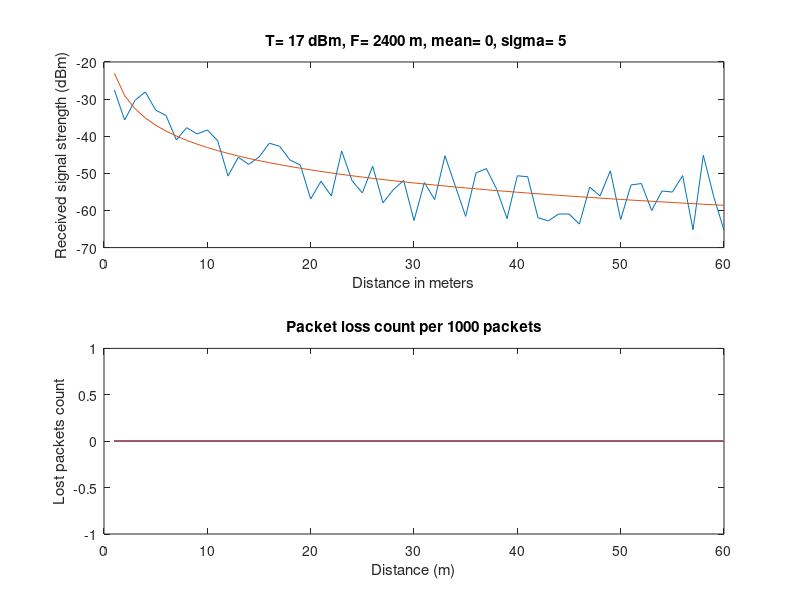

Reproduce this figure in MATLAB.
function x = probability()
    T = 17;
    Dth = -87;        % Dbm, Threshold for a successful message receipt.
    N = 60;
    F = 2400;
    mmean = 0;
    sigma = 5;
    recv = zeros(1,N);
    for i=1:N
        recv(i) = helper(T, i, F, mmean, sigma);
    end
    subplot(2,1,1)
    plot(recv);
    hold on;
    for i=1:N
        recv(i) = helper(T, i, F, mmean, 0);
    end
    plot(recv)
    hold off;
    xlabel("Distance in meters");
    ylabel("Received signal strength (dBm)");
    title([' T= ', num2str(T), ' dBm, F= ', num2str(F), ' m, mean= ', num2str(mmean), ', sigma= ', num2str(sigma)]);
    subplot(2,1,2)
    %dsts = [10, sqrt(2) * 10, 20, sqrt(2) * 20, 30, 30 * sqrt(2)];
    dsts = 1:N;
    arrrs = zeros(length(dsts));
    for j = 1: length(dsts)
        arrr = zeros(1,1000);
        for i= 1:1000
            p = helper(T, dsts(j), F, mmean, sigma);
            if p > Dth
                arrr(i) = 1;
            else
                arrr(i) = 0;
            end
        end
        arrrs(j) = 1000-sum(arrr);
    end
    plot(dsts, arrrs);
    ylabel("Lost packets count");
    xlabel("Distance (m)");
    title("Packet loss count per 1000 packets");
end

function RecPower = helper(T, D, F, mmean, sigma)
    % T in Dbm
    % D in m
    % F in MHz
    FSPL = 20 * log10(D/1000) + 20 * log10(F) + 32.44; % Free space path loss
    N = normrnd(mmean, sigma);
    RecPower = T - FSPL + N;
    
end

